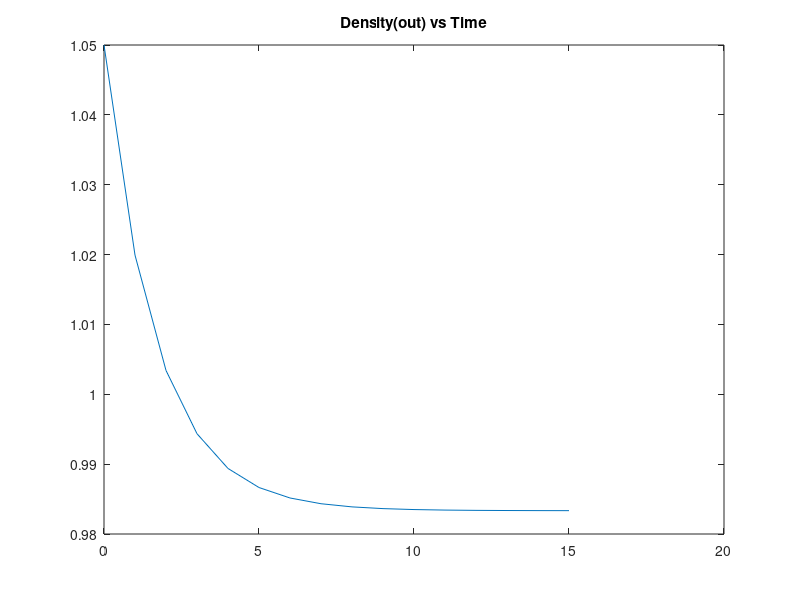

The MATLAB script that drew this image: (Note: this script raises an error after producing the figure.)
%BMEG 315 HW #2
%MATLAB Code

%Question 1e
v = 25; %mL 
q1 = 11.6667; %mL/s
q2 = 3.3333; %mL/s
p1 = 1.05; %g/mL
p2 = 0.75; %g/mL
t= 0:15; %seconds

%Transient Density(out)
y = (((p1*q1)+(p2*q2))/(q1+q2)) - ((q2*(p2-p1))/(q1+q2))./exp(((q1+q2)/v).*t); %Solution to differential equation

figure (1)
plot(t,y) %plots the qout(t) vs time
title('Density(out) vs Time') %add title to plot

%Steady State Density(out)
ss = (((p1*q1)+(p2*q2))/(q1+q2)) %steady state value for p(out)

%Based on the figure, it takes approximately 10 seconds to reach the
%steady state value

%Question 1f
syms pout(t) v q1 q2 p1 p2 t %Creates a symbolic function
ode1 = diff(pout,t) == (((p1*q1)+(p2*q2))/(v)) - ((pout*(q1+q2))/v); %Defines the differential equation
cond1 = pout(0) == p1; %Defines condition
sol1 = dsolve(ode1,cond1); %Solves the differential equation
disp(sol1) %Displays the Solution

v = 25; %mL 
q1 = 11.6667; %mL/s
q2 = 3.3333; %mL/s
p1 = 1.05; %g/mL
p2 = 0.75; %g/mL

ss1(t) = subs(sol1); %allows for symbolic substitution of values from dsolve into function
hold on
figure(2)
fplot(ss1(t), [0 10]) %plots the qout(t) vs time
title('Density(out) vs Time') %adds title to plot
ylim([0.98 1.05]) %adds limit to y axis
hold off

%Both plots are the exact same. Figure 2 is more smooth.  


